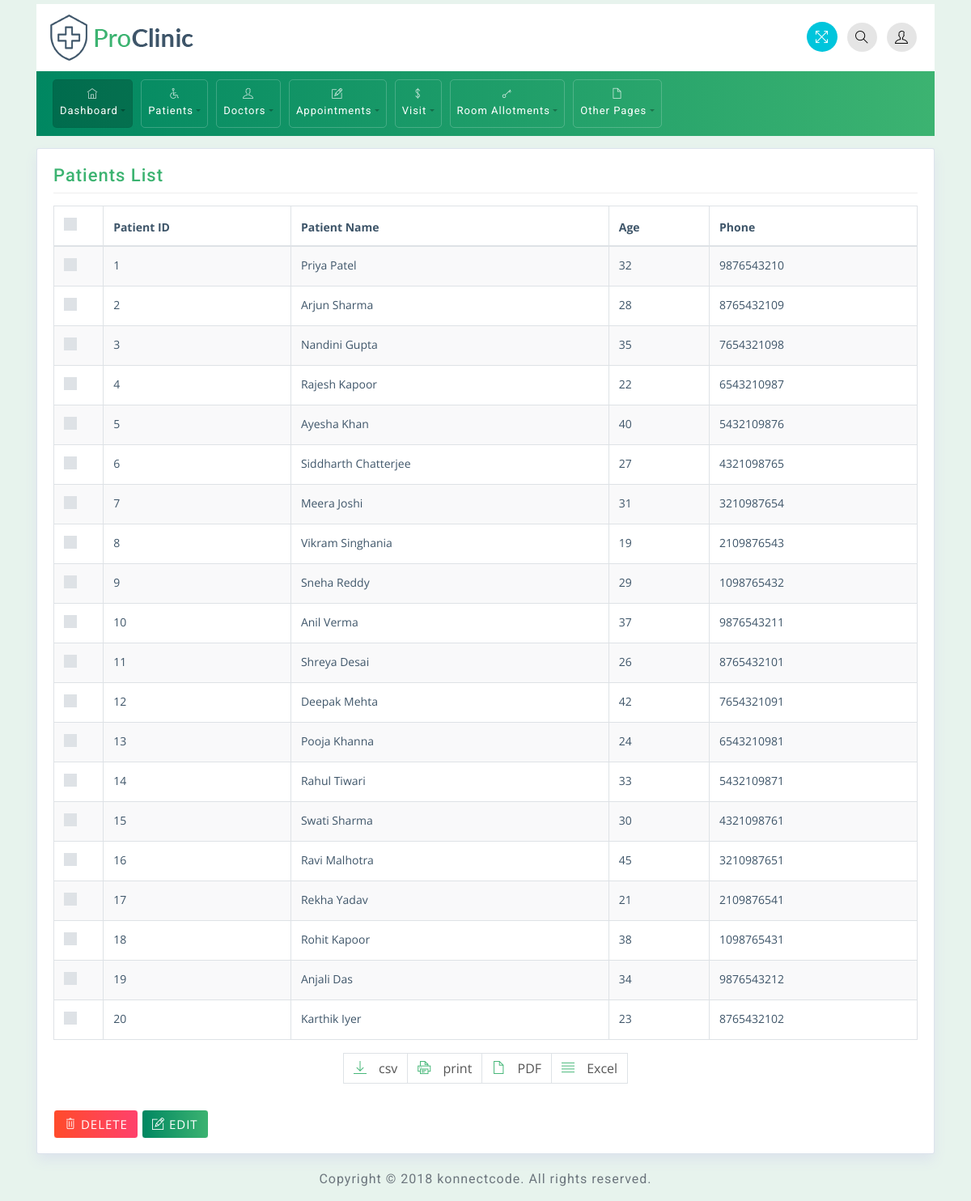
/patient/list, run on the app's committed database.
### hospital/models.py (models this page shows, shortened)
class Patient(models.Model):
    patient_name = models.CharField(max_length=255, null=False, blank=False)#indian_names
    Date_of_birth = models.CharField(max_length=255)#dob_list
    Age = models.IntegerField()#age_list
    phone_number = models.IntegerField()#ten_digit_numbers
    Email = models.EmailField()#indian_gmail_addresses
    gender = models.CharField(max_length=255)
    Address = models.TextField()#indian_addresses

### hospital/views.py (the view)
# urls.py: path('patient/list', views.patient_list, name='patient_list'),
def patient_list(request):
    patient_info = Patient.objects.all()
    context = {
        'patient_info' :patient_info
    }
    return render(request, 'patient/patient_list.html', context)

### templates/patient/patient_list.html (shortened to what this page needs)
{% extends "base.html" %}
{% block content %}
<div class="container">
    <div class="row">
        <div class="col-md-12">
            <div class="widget-area-2 proclinic-box-shadow">
                <h3 class="widget-title">Patients List</h3>
                <div class="table-responsive mb-3">
                    <table id="tableId" class="table table-bordered table-striped">
                        <thead>
                            <tr>
                                <th class="no-sort">
                                    <div class="custom-control custom-checkbox">
                                    </div>
                                </th>
                                <th>Patient ID</th>
                                <th>Patient Name</th>
                                <th>Age</th>
                                <th>Phone</th>
                            </tr>
                        </thead>
                        <tbody>
                            {% for k in patient_info %}
                            <tr>
                                <td>
                                    <div class="custom-control custom-checkbox">
                                    </div>
                                </td>
                                <td>{{k.id}}</td>
                                <td><a href="{% url 'patient_detail' k.id %}">{{k.patient_name}}</a></td>
                                <td>{{k.Age}}</td>
                                <td>{{k.phone_number}}</td>
                            </tr>
                            {% endfor %}
                        </tbody>
                    </table>
                    <nav aria-label="Page navigation example">
                        <ul class="pagination justify-content-center export-pagination">
                            <li class="page-item">
                                <a class="page-link" href="#"><span class="ti-download"></span> csv</a>
                            </li>
                            <li class="page-item">
                                <a class="page-link" href="#"><span class="ti-printer"></span>  print</a>
                            </li>
                            <li class="page-item">
                                <a class="page-link" href="#"><span class="ti-file"></span> PDF</a>
                            </li>
                            <li class="page-item">
                                <a class="page-link" href="#"><span class="ti-align-justify"></span> Excel</a>
                            </li>
                        </ul>
                    </nav>
                    <button type="button" class="btn btn-danger mt-3 mb-0"><span class="ti-trash"></span> DELETE</button>
                    <button type="button" class="btn btn-primary mt-3 mb-0"><span class="ti-pencil-alt"></span> EDIT</button>
                </div>
            </div>
        </div>
    </div>
</div>
{% endblock content %}

### static/css/styles.css (style rules this page uses)
body { font-family: 'Open Sans', sans-serif; background-color: #E7F3ED; color: #3e5569; }
h1, h2, h3, h4, h5, h6, span, .menu-nav { font-family: 'Roboto', sans-serif; letter-spacing: 1px; }
a, a:hover, a:focus { color: inherit; text-decoration: none; transition: all 0.3s; }
.table td, .table th { padding: .75rem; }
.proclinic-box-shadow { border-radius: 0; border: 0; -webkit-box-shadow: 0 0 0 1px #dce3ec, 0 8px 16px 0 #dce3ec; box-shadow: 0 0 0 1px #dce3ec, 0 8px 16px 0 #dce3ec; background: #fff; margin-top: 20px; }
div[class*="col-"] { padding-right: 6px; padding-left: 6px; }
.table-striped tbody tr:nth-of-type(odd) { background-color: rgba(61,79,90,.03); }
.table .custom-control.custom-checkbox { padding-left: 0; }
table.table tbody td, table.table thead th { font-size: 14px; }
.pagination .page-link [class^="ti-"], .pagination .page-link [class*=" ti-"] { margin-right: 10px; }
.export-pagination.pagination .page-link { color: #555555; }
.widget-area-2 { background: #fff; margin-top: 1rem; padding: 20px; padding-bottom: 2px; border-radius: 2px; }
.widget-title { font-size: 22px; padding-bottom: .5rem; margin-bottom: 15px; border-bottom: 1px solid #eeeeee; }
.btn { margin-bottom: 5px; font-size: 15px; letter-spacing: 1px; }
.btn-danger { background: #FF416C; background: -webkit-linear-gradient(to right, #FF4B2B, #FF416C); background: linear-gradient(to right, #FF4B2B, #FF416C); border-color: #fff; }
.pagination .page-item:first-child .page-link, .pagination .page-item:last-child .page-link { border-radius: 0px; }

### static/css/green.css (style rules this page uses)
.pagination .page-link { color: #3CB371; }
.btn-primary { background: #3CB371; background: -webkit-linear-gradient(to right, #008761, #3CB371); background: linear-gradient(to right, #008761, #3CB371); border-color: #ffffff; }
.widget-title { color: #3CB371; }
.pagination .page-link [class^="ti-"], [class*=" ti-"] { color: #3CB371; }

### static/css/responsive.css (style rules this page uses)
@media (min-width: 992px) { .row { margin-right: -5px; margin-left: -5px; } }

### data on the page
Patient: id "1", patient_name "Priya Patel", Age "32", phone_number "9876543210"
Patient: id "2", patient_name "Arjun Sharma", Age "28", phone_number "8765432109"
Patient: id "3", patient_name "Nandini Gupta", Age "35", phone_number "7654321098"
Patient: id "4", patient_name "Rajesh Kapoor", Age "22", phone_number "6543210987"
Patient: id "5", patient_name "Ayesha Khan", Age "40", phone_number "5432109876"
Patient: id "6", patient_name "Siddharth Chatterjee", Age "27", phone_number "4321098765"
Patient: id "7", patient_name "Meera Joshi", Age "31", phone_number "3210987654"
Patient: id "8", patient_name "Vikram Singhania", Age "19", phone_number "2109876543"
Patient: id "9", patient_name "Sneha Reddy", Age "29", phone_number "1098765432"
Patient: id "10", patient_name "Anil Verma", Age "37", phone_number "9876543211"
Patient: id "11", patient_name "Shreya Desai", Age "26", phone_number "8765432101"
Patient: id "12", patient_name "Deepak Mehta", Age "42", phone_number "7654321091"
Patient: id "13", patient_name "Pooja Khanna", Age "24", phone_number "6543210981"
Patient: id "14", patient_name "Rahul Tiwari", Age "33", phone_number "5432109871"
Patient: id "15", patient_name "Swati Sharma", Age "30", phone_number "4321098761"
Patient: id "16", patient_name "Ravi Malhotra", Age "45", phone_number "3210987651"
Patient: id "17", patient_name "Rekha Yadav", Age "21", phone_number "2109876541"
Patient: id "18", patient_name "Rohit Kapoor", Age "38", phone_number "1098765431"
Patient: id "19", patient_name "Anjali Das", Age "34", phone_number "9876543212"
Patient: id "20", patient_name "Karthik Iyer", Age "23", phone_number "8765432102"
